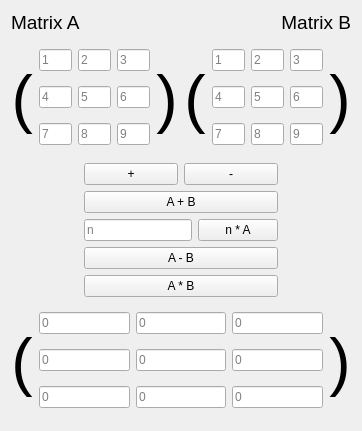
<?xml version="1.0" encoding="UTF-8"?>
<ui version="4.0">
 <class>matrixWidget</class>
 <widget class="QWidget" name="matrixWidget">
  <property name="geometry">
   <rect>
    <x>0</x>
    <y>0</y>
    <width>362</width>
    <height>431</height>
   </rect>
  </property>
  <property name="windowTitle">
   <string>matrixWidget</string>
  </property>
  <layout class="QVBoxLayout" name="verticalLayout_2">
   <item>
    <layout class="QHBoxLayout" name="horizontalLayout_2">
     <item>
      <widget class="QLabel" name="label">
       <property name="sizePolicy">
        <sizepolicy hsizetype="Expanding" vsizetype="Preferred">
         <horstretch>0</horstretch>
         <verstretch>0</verstretch>
        </sizepolicy>
       </property>
       <property name="font">
        <font>
         <pointsize>14</pointsize>
        </font>
       </property>
       <property name="text">
        <string>Matrix A</string>
       </property>
       <property name="alignment">
        <set>Qt::AlignLeading|Qt::AlignLeft|Qt::AlignVCenter</set>
       </property>
      </widget>
     </item>
     <item>
      <spacer name="horizontalSpacer_2">
       <property name="orientation">
        <enum>Qt::Horizontal</enum>
       </property>
       <property name="sizeHint" stdset="0">
        <size>
         <width>40</width>
         <height>20</height>
        </size>
       </property>
      </spacer>
     </item>
     <item>
      <widget class="QLabel" name="label_2">
       <property name="sizePolicy">
        <sizepolicy hsizetype="Expanding" vsizetype="Preferred">
         <horstretch>0</horstretch>
         <verstretch>0</verstretch>
        </sizepolicy>
       </property>
       <property name="font">
        <font>
         <pointsize>14</pointsize>
        </font>
       </property>
       <property name="text">
        <string>Matrix B</string>
       </property>
       <property name="alignment">
        <set>Qt::AlignRight|Qt::AlignTrailing|Qt::AlignVCenter</set>
       </property>
      </widget>
     </item>
    </layout>
   </item>
   <item>
    <layout class="QHBoxLayout" name="horizontalLayout_6">
     <item>
      <layout class="QHBoxLayout" name="horizontalLayout">
       <item>
        <widget class="QLabel" name="label_3">
         <property name="sizePolicy">
          <sizepolicy hsizetype="Expanding" vsizetype="Expanding">
           <horstretch>0</horstretch>
           <verstretch>0</verstretch>
          </sizepolicy>
         </property>
         <property name="font">
          <font>
           <pointsize>48</pointsize>
          </font>
         </property>
         <property name="text">
          <string>(</string>
         </property>
         <property name="alignment">
          <set>Qt::AlignRight|Qt::AlignTrailing|Qt::AlignVCenter</set>
         </property>
        </widget>
       </item>
       <item>
        <layout class="QGridLayout" name="gridLayout_3">
         <item row="0" column="0">
          <widget class="QLineEdit" name="numA1">
           <property name="placeholderText">
            <string>1</string>
           </property>
          </widget>
         </item>
         <item row="0" column="1">
          <widget class="QLineEdit" name="numA2">
           <property name="placeholderText">
            <string>2</string>
           </property>
          </widget>
         </item>
         <item row="0" column="2">
          <widget class="QLineEdit" name="numA3">
           <property name="placeholderText">
            <string>3</string>
           </property>
          </widget>
         </item>
         <item row="1" column="0">
          <widget class="QLineEdit" name="numA4">
           <property name="placeholderText">
            <string>4</string>
           </property>
          </widget>
         </item>
         <item row="1" column="1">
          <widget class="QLineEdit" name="numA5">
           <property name="placeholderText">
            <string>5</string>
           </property>
          </widget>
         </item>
         <item row="1" column="2">
          <widget class="QLineEdit" name="numA6">
           <property name="placeholderText">
            <string>6</string>
           </property>
          </widget>
         </item>
         <item row="2" column="0">
          <widget class="QLineEdit" name="numA7">
           <property name="placeholderText">
            <string>7</string>
           </property>
          </widget>
         </item>
         <item row="2" column="1">
          <widget class="QLineEdit" name="numA8">
           <property name="placeholderText">
            <string>8</string>
           </property>
          </widget>
         </item>
         <item row="2" column="2">
          <widget class="QLineEdit" name="numA9">
           <property name="placeholderText">
            <string>9</string>
           </property>
          </widget>
         </item>
        </layout>
       </item>
       <item>
        <widget class="QLabel" name="label_4">
         <property name="sizePolicy">
          <sizepolicy hsizetype="Expanding" vsizetype="Expanding">
           <horstretch>0</horstretch>
           <verstretch>0</verstretch>
          </sizepolicy>
         </property>
         <property name="font">
          <font>
           <pointsize>48</pointsize>
          </font>
         </property>
         <property name="text">
          <string>)</string>
         </property>
         <property name="alignment">
          <set>Qt::AlignCenter</set>
         </property>
        </widget>
       </item>
      </layout>
     </item>
     <item>
      <spacer name="horizontalSpacer">
       <property name="orientation">
        <enum>Qt::Horizontal</enum>
       </property>
       <property name="sizeHint" stdset="0">
        <size>
         <width>40</width>
         <height>20</height>
        </size>
       </property>
      </spacer>
     </item>
     <item>
      <layout class="QHBoxLayout" name="horizontalLayout_5">
       <item>
        <widget class="QLabel" name="label_5">
         <property name="sizePolicy">
          <sizepolicy hsizetype="Expanding" vsizetype="Expanding">
           <horstretch>0</horstretch>
           <verstretch>0</verstretch>
          </sizepolicy>
         </property>
         <property name="font">
          <font>
           <pointsize>48</pointsize>
          </font>
         </property>
         <property name="text">
          <string>(</string>
         </property>
         <property name="alignment">
          <set>Qt::AlignCenter</set>
         </property>
        </widget>
       </item>
       <item>
        <layout class="QGridLayout" name="gridLayout">
         <item row="0" column="0">
          <widget class="QLineEdit" name="numB1">
           <property name="placeholderText">
            <string>1</string>
           </property>
          </widget>
         </item>
         <item row="0" column="1">
          <widget class="QLineEdit" name="numB2">
           <property name="placeholderText">
            <string>2</string>
           </property>
          </widget>
         </item>
         <item row="0" column="2">
          <widget class="QLineEdit" name="numB3">
           <property name="placeholderText">
            <string>3</string>
           </property>
          </widget>
         </item>
         <item row="1" column="0">
          <widget class="QLineEdit" name="numB4">
           <property name="placeholderText">
            <string>4</string>
           </property>
          </widget>
         </item>
         <item row="1" column="1">
          <widget class="QLineEdit" name="numB5">
           <property name="placeholderText">
            <string>5</string>
           </property>
          </widget>
         </item>
         <item row="1" column="2">
          <widget class="QLineEdit" name="numB6">
           <property name="placeholderText">
            <string>6</string>
           </property>
          </widget>
         </item>
         <item row="2" column="0">
          <widget class="QLineEdit" name="numB7">
           <property name="placeholderText">
            <string>7</string>
           </property>
          </widget>
         </item>
         <item row="2" column="1">
          <widget class="QLineEdit" name="numB8">
           <property name="placeholderText">
            <string>8</string>
           </property>
          </widget>
         </item>
         <item row="2" column="2">
          <widget class="QLineEdit" name="numB9">
           <property name="placeholderText">
            <string>9</string>
           </property>
          </widget>
         </item>
        </layout>
       </item>
       <item>
        <widget class="QLabel" name="label_6">
         <property name="sizePolicy">
          <sizepolicy hsizetype="Expanding" vsizetype="Expanding">
           <horstretch>0</horstretch>
           <verstretch>0</verstretch>
          </sizepolicy>
         </property>
         <property name="font">
          <font>
           <pointsize>48</pointsize>
          </font>
         </property>
         <property name="text">
          <string>)</string>
         </property>
         <property name="alignment">
          <set>Qt::AlignCenter</set>
         </property>
        </widget>
       </item>
      </layout>
     </item>
    </layout>
   </item>
   <item>
    <layout class="QHBoxLayout" name="horizontalLayout_7">
     <item>
      <spacer name="horizontalSpacer_6">
       <property name="orientation">
        <enum>Qt::Horizontal</enum>
       </property>
       <property name="sizeHint" stdset="0">
        <size>
         <width>40</width>
         <height>20</height>
        </size>
       </property>
      </spacer>
     </item>
     <item>
      <layout class="QVBoxLayout" name="verticalLayout">
       <item>
        <layout class="QHBoxLayout" name="horizontalLayout_3">
         <item>
          <widget class="QPushButton" name="plusButton">
           <property name="text">
            <string>+</string>
           </property>
          </widget>
         </item>
         <item>
          <widget class="QPushButton" name="minusButton">
           <property name="text">
            <string>-</string>
           </property>
          </widget>
         </item>
        </layout>
       </item>
       <item>
        <widget class="QPushButton" name="addButton">
         <property name="sizePolicy">
          <sizepolicy hsizetype="Expanding" vsizetype="Fixed">
           <horstretch>0</horstretch>
           <verstretch>0</verstretch>
          </sizepolicy>
         </property>
         <property name="text">
          <string>A + B</string>
         </property>
        </widget>
       </item>
       <item>
        <layout class="QHBoxLayout" name="horizontalLayout_4">
         <item>
          <widget class="QLineEdit" name="nValue">
           <property name="placeholderText">
            <string>n</string>
           </property>
          </widget>
         </item>
         <item>
          <widget class="QPushButton" name="numMultButton">
           <property name="text">
            <string>n * A</string>
           </property>
          </widget>
         </item>
        </layout>
       </item>
       <item>
        <widget class="QPushButton" name="subtButton">
         <property name="sizePolicy">
          <sizepolicy hsizetype="Expanding" vsizetype="Fixed">
           <horstretch>0</horstretch>
           <verstretch>0</verstretch>
          </sizepolicy>
         </property>
         <property name="text">
          <string>A - B</string>
         </property>
        </widget>
       </item>
       <item>
        <widget class="QPushButton" name="multButton">
         <property name="sizePolicy">
          <sizepolicy hsizetype="Expanding" vsizetype="Fixed">
           <horstretch>0</horstretch>
           <verstretch>0</verstretch>
          </sizepolicy>
         </property>
         <property name="text">
          <string>A * B</string>
         </property>
        </widget>
       </item>
      </layout>
     </item>
     <item>
      <spacer name="horizontalSpacer_5">
       <property name="orientation">
        <enum>Qt::Horizontal</enum>
       </property>
       <property name="sizeHint" stdset="0">
        <size>
         <width>40</width>
         <height>20</height>
        </size>
       </property>
      </spacer>
     </item>
    </layout>
   </item>
   <item>
    <layout class="QHBoxLayout" name="horizontalLayout_11">
     <item>
      <spacer name="horizontalSpacer_4">
       <property name="orientation">
        <enum>Qt::Horizontal</enum>
       </property>
       <property name="sizeHint" stdset="0">
        <size>
         <width>40</width>
         <height>20</height>
        </size>
       </property>
      </spacer>
     </item>
     <item>
      <layout class="QHBoxLayout" name="horizontalLayout_10">
       <item>
        <widget class="QLabel" name="label_14">
         <property name="sizePolicy">
          <sizepolicy hsizetype="Expanding" vsizetype="Expanding">
           <horstretch>0</horstretch>
           <verstretch>0</verstretch>
          </sizepolicy>
         </property>
         <property name="font">
          <font>
           <pointsize>48</pointsize>
          </font>
         </property>
         <property name="text">
          <string>(</string>
         </property>
         <property name="alignment">
          <set>Qt::AlignCenter</set>
         </property>
        </widget>
       </item>
       <item>
        <layout class="QGridLayout" name="gridLayout_6">
         <item row="0" column="0">
          <widget class="QLineEdit" name="numC1">
           <property name="placeholderText">
            <string>0</string>
           </property>
          </widget>
         </item>
         <item row="0" column="1">
          <widget class="QLineEdit" name="numC2">
           <property name="placeholderText">
            <string>0</string>
           </property>
          </widget>
         </item>
         <item row="0" column="2">
          <widget class="QLineEdit" name="numC3">
           <property name="placeholderText">
            <string>0</string>
           </property>
          </widget>
         </item>
         <item row="1" column="0">
          <widget class="QLineEdit" name="numC4">
           <property name="placeholderText">
            <string>0</string>
           </property>
          </widget>
         </item>
         <item row="1" column="1">
          <widget class="QLineEdit" name="numC5">
           <property name="placeholderText">
            <string>0</string>
           </property>
          </widget>
         </item>
         <item row="1" column="2">
          <widget class="QLineEdit" name="numC6">
           <property name="placeholderText">
            <string>0</string>
           </property>
          </widget>
         </item>
         <item row="2" column="0">
          <widget class="QLineEdit" name="numC7">
           <property name="placeholderText">
            <string>0</string>
           </property>
          </widget>
         </item>
         <item row="2" column="1">
          <widget class="QLineEdit" name="numC8">
           <property name="placeholderText">
            <string>0</string>
           </property>
          </widget>
         </item>
         <item row="2" column="2">
          <widget class="QLineEdit" name="numC9">
           <property name="placeholderText">
            <string>0</string>
           </property>
          </widget>
         </item>
        </layout>
       </item>
       <item>
        <widget class="QLabel" name="label_13">
         <property name="sizePolicy">
          <sizepolicy hsizetype="Expanding" vsizetype="Expanding">
           <horstretch>0</horstretch>
           <verstretch>0</verstretch>
          </sizepolicy>
         </property>
         <property name="font">
          <font>
           <pointsize>48</pointsize>
          </font>
         </property>
         <property name="text">
          <string>)</string>
         </property>
         <property name="alignment">
          <set>Qt::AlignCenter</set>
         </property>
        </widget>
       </item>
      </layout>
     </item>
     <item>
      <spacer name="horizontalSpacer_7">
       <property name="orientation">
        <enum>Qt::Horizontal</enum>
       </property>
       <property name="sizeHint" stdset="0">
        <size>
         <width>40</width>
         <height>20</height>
        </size>
       </property>
      </spacer>
     </item>
    </layout>
   </item>
  </layout>
 </widget>
 <layoutdefault spacing="6" margin="11"/>
 <resources/>
 <connections/>
</ui>
